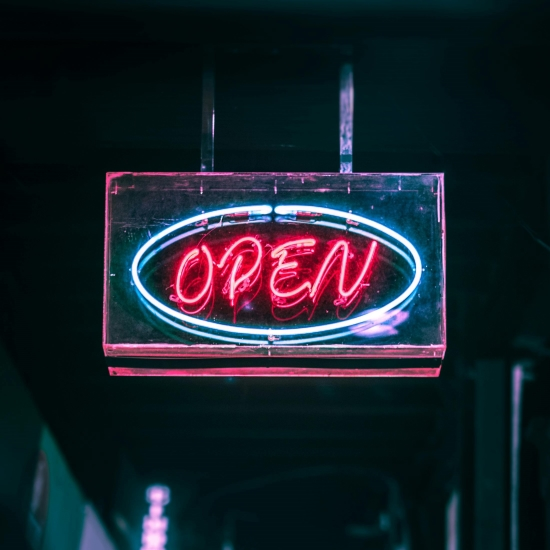
#> input picture images/open_sign.jpg, 550 x 550 px
$ python demo_color.py --image images/open_sign.jpg --out results/open_sign
#> lines starting #> are read from the running program, lines starting #| are printed output that depends on the picture
"""
實驗 2、3：彩色影像的純量 TV 與向量 TV（VTV）比較。

模擬低光雜訊：在乾淨影像加上高斯雜訊，並把紅色通道的雜訊放大（--red-bias），
製造低光拍攝常見的色度雜訊；接著分別以純量 TV 與 VTV 去噪，比較 PSNR / SSIM 與局部細節。
有 CuPy 與 NVIDIA GPU 時自動用 GPU 計算，否則用 NumPy（較慢）。

用法：
    python demo_color.py --image images/flags.jpg      --out results/flags
    python demo_color.py --image images/open_sign.jpg  --out results/open_sign
    python demo_color.py --image images/flags.jpg --cpu --iters 300
"""
import argparse
import os
import time

import matplotlib.patches as patches
import matplotlib.pyplot as plt
import numpy as np
from skimage import img_as_float, img_as_ubyte
from skimage.io import imread, imsave
from skimage.metrics import peak_signal_noise_ratio as psnr
from skimage.metrics import structural_similarity as ssim

from rof import cp, rof_denoise


def run(img_noisy, weight, iters, mode, use_gpu):
    """執行去噪並計時；use_gpu 時在 GPU 上算完再傳回 CPU。"""
    start = time.time()
    if use_gpu:
        u = rof_denoise(cp.asarray(img_noisy), weight=weight, n_iter=iters, mode=mode)
        cp.cuda.Stream.null.synchronize()
        u = cp.asnumpy(u)
    else:
        u = rof_denoise(img_noisy, weight=weight, n_iter=iters, mode=mode)
    print(f'  {mode:9s} TV（weight={weight}, iters={iters}）耗時 {time.time() - start:.2f} 秒')
    return np.clip(u, 0, 1)


def main():
    parser = argparse.ArgumentParser(description='純量 TV vs 向量 TV')
    parser.add_argument('--image', default='images/open_sign.jpg', help='輸入影像')
    parser.add_argument('--out', default='results/open_sign', help='輸出資料夾')
    parser.add_argument('--sigma', type=float, default=0.125, help='基礎雜訊標準差')
    parser.add_argument('--red-bias', type=float, default=3, help='紅色通道雜訊放大倍數（模擬色度雜訊）')
    parser.add_argument('--weight-scalar', type=float, default=0.15, help='純量 TV 權重')
    parser.add_argument('--weight-vector', type=float, default=0.22, help='向量 TV 權重')
    parser.add_argument('--iters', type=int, default=1000, help='迭代次數')
    parser.add_argument('--crop', type=float, nargs=4, default=[0.4, 0.6, 0.4, 0.6],
                        metavar=('Y0', 'Y1', 'X0', 'X1'), help='局部放大區域（比例 0–1）')
    parser.add_argument('--cpu', action='store_true', help='強制使用 CPU')
    parser.add_argument('--save-full', action='store_true', help='另存全尺寸的雜訊影像與兩種結果')
    args = parser.parse_args()

    use_gpu = cp is not None and not args.cpu
    print(f'使用 {"GPU (CuPy)" if use_gpu else "CPU (NumPy)"}')

    img_clean = img_as_float(imread(args.image)).astype(np.float32)
    if img_clean.ndim == 3 and img_clean.shape[2] == 4:      # 去掉 alpha 通道
        img_clean = img_clean[:, :, :3]
    h, w, _ = img_clean.shape
#> h = 550; w = 550
    print(f'影像：{args.image}（{w}×{h}）')
#| 影像：images/open_sign.jpg（550×550）

    # 模擬低光雜訊：紅色通道雜訊較強
    np.random.seed(42)
    noise = np.random.randn(*img_clean.shape).astype(np.float32) * args.sigma
    noise[:, :, 0] *= args.red_bias
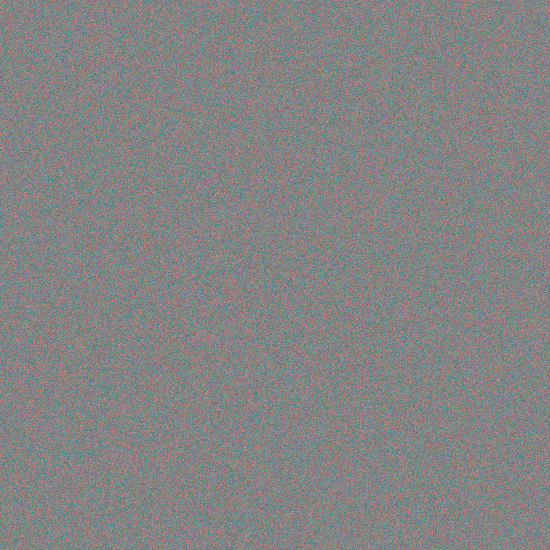
#> noise: shape (550, 550, 3) float32; mean of channels 0, 1, 2 0.000452, -0.000238, -0.000183; drawn with min black and max white
    img_noisy = np.clip(img_clean + noise, 0, 1)
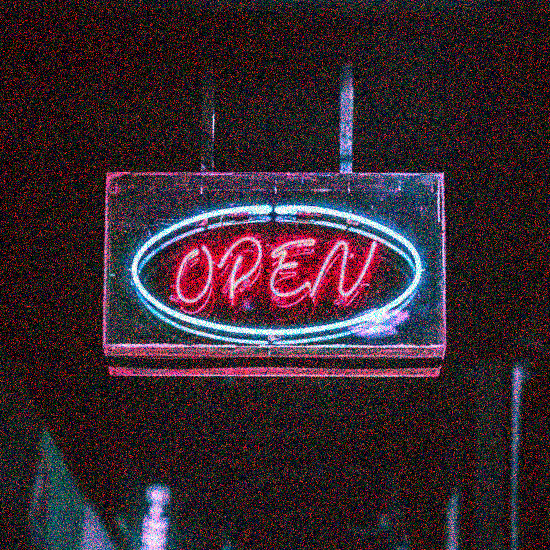
#> img_noisy: shape (550, 550, 3) float32; mean R, G, B 0.219, 0.154, 0.185

    img_scalar = run(img_noisy, args.weight_scalar, args.iters, 'scalar', use_gpu)
    img_vector = run(img_noisy, args.weight_vector, args.iters, 'vectorial', use_gpu)

    def metrics(img):
        return (psnr(img_clean, img, data_range=1),
                ssim(img_clean, img, data_range=1, channel_axis=2))

    scores = {name: metrics(img) for name, img in
              [('Noisy', img_noisy), ('Scalar TV', img_scalar), ('Vectorial TV', img_vector)]}
    for name, (p, s) in scores.items():
        print(f'{name:13s} PSNR {p:.2f} dB, SSIM {s:.3f}')

    os.makedirs(args.out, exist_ok=True)
    y0, y1 = int(h * args.crop[0]), int(h * args.crop[1])
    x0, x1 = int(w * args.crop[2]), int(w * args.crop[3])
    crops = {name: img[y0:y1, x0:x1] for name, img in
             [('noisy', img_noisy), ('scalar', img_scalar), ('vectorial', img_vector)]}
    for name, crop in crops.items():
        imsave(f'{args.out}/zoom_{name}.png', img_as_ubyte(crop))
    if args.save_full:
        imsave(f'{args.out}/full_noisy.png', img_as_ubyte(img_noisy))
        imsave(f'{args.out}/full_scalar.png', img_as_ubyte(img_scalar))
        imsave(f'{args.out}/full_vectorial.png', img_as_ubyte(img_vector))

    # 對比圖：上排全圖（紅框為放大區域），下排局部放大
    panel_w = 5
    fig, ax = plt.subplots(2, 3, figsize=(3 * panel_w, 2 * panel_w * h / w + 1.4))
    full = [img_noisy, img_scalar, img_vector]
    for a, img, (name, (p, s)) in zip(ax[0], full, scores.items()):
        a.imshow(img)
        a.set_title(f'{name}\nPSNR {p:.2f} dB, SSIM {s:.3f}')
        a.add_patch(patches.Rectangle((x0, y0), x1 - x0, y1 - y0,
                                      linewidth=2, edgecolor='#e34948', facecolor='none'))
    for a, (name, crop) in zip(ax[1], crops.items()):
        a.imshow(crop, interpolation='nearest')
        a.set_title(f'Zoom: {name}')
    for a in ax.flat:
        a.axis('off')
    fig.tight_layout()
    path = f'{args.out}/comparison.png'
    fig.savefig(path, dpi=110)
    plt.close(fig)
    print(f'已儲存：{path}')


if __name__ == '__main__':
    main()
#> (the call stopped at in run, `u = rof_denoise(cp.asarray(img_noisy), weight=weight, n_iter=iters, mo..`: cupy is not available in this run)
